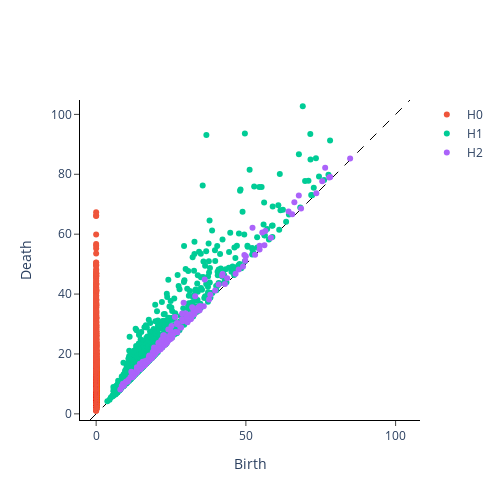

The cell this chart's notebook holds for it:
### Code cell
plot_diagram(periodic_persistence_diagrams[0])

### Figure 1 — Plotly figure (JSON) as saved in the notebook; plotly's stock layout.template omitted (floating-point values rounded to 4 significant figures; data arrays with more than 128 entries replaced by an {"elided": "..."} marker saying what was removed)
{"data": [{"hoverinfo": "none", "line": {"color": "black", "dash": "dash", "width": 1}, "mode": "lines", "showlegend": false, "type": "scatter", "x": [-2.055, 104.8], "y": [-2.055, 104.8]}, {"hoverinfo": "text", "hovertext": {"elided": "2983 str values"}, "mode": "markers", "name": "H0", "type": "scatter", "x": {"elided": "2983 int values"}, "y": {"elided": "2983 float values"}}, {"hoverinfo": "text", "hovertext": {"elided": "1184 str values"}, "mode": "markers", "name": "H1", "type": "scatter", "x": {"elided": "1184 float values"}, "y": {"elided": "1184 float values"}}, {"hoverinfo": "text", "hovertext": {"elided": "214 str values"}, "mode": "markers", "name": "H2", "type": "scatter", "x": {"elided": "214 float values"}, "y": {"elided": "214 float values"}}], "layout": {"height": 500, "plot_bgcolor": "white", "width": 500, "xaxis": {"autorange": false, "exponentformat": "e", "linecolor": "black", "linewidth": 1, "mirror": false, "range": [-2.055, 104.8], "showexponent": "all", "showline": true, "side": "bottom", "ticks": "outside", "title": {"text": "Birth"}, "type": "linear", "zeroline": true}, "yaxis": {"autorange": false, "exponentformat": "e", "linecolor": "black", "linewidth": 1, "mirror": false, "range": [-2.055, 104.8], "scaleanchor": "x", "scaleratio": 1, "showexponent": "all", "showline": true, "side": "left", "ticks": "outside", "title": {"text": "Death"}, "type": "linear", "zeroline": true}}}
